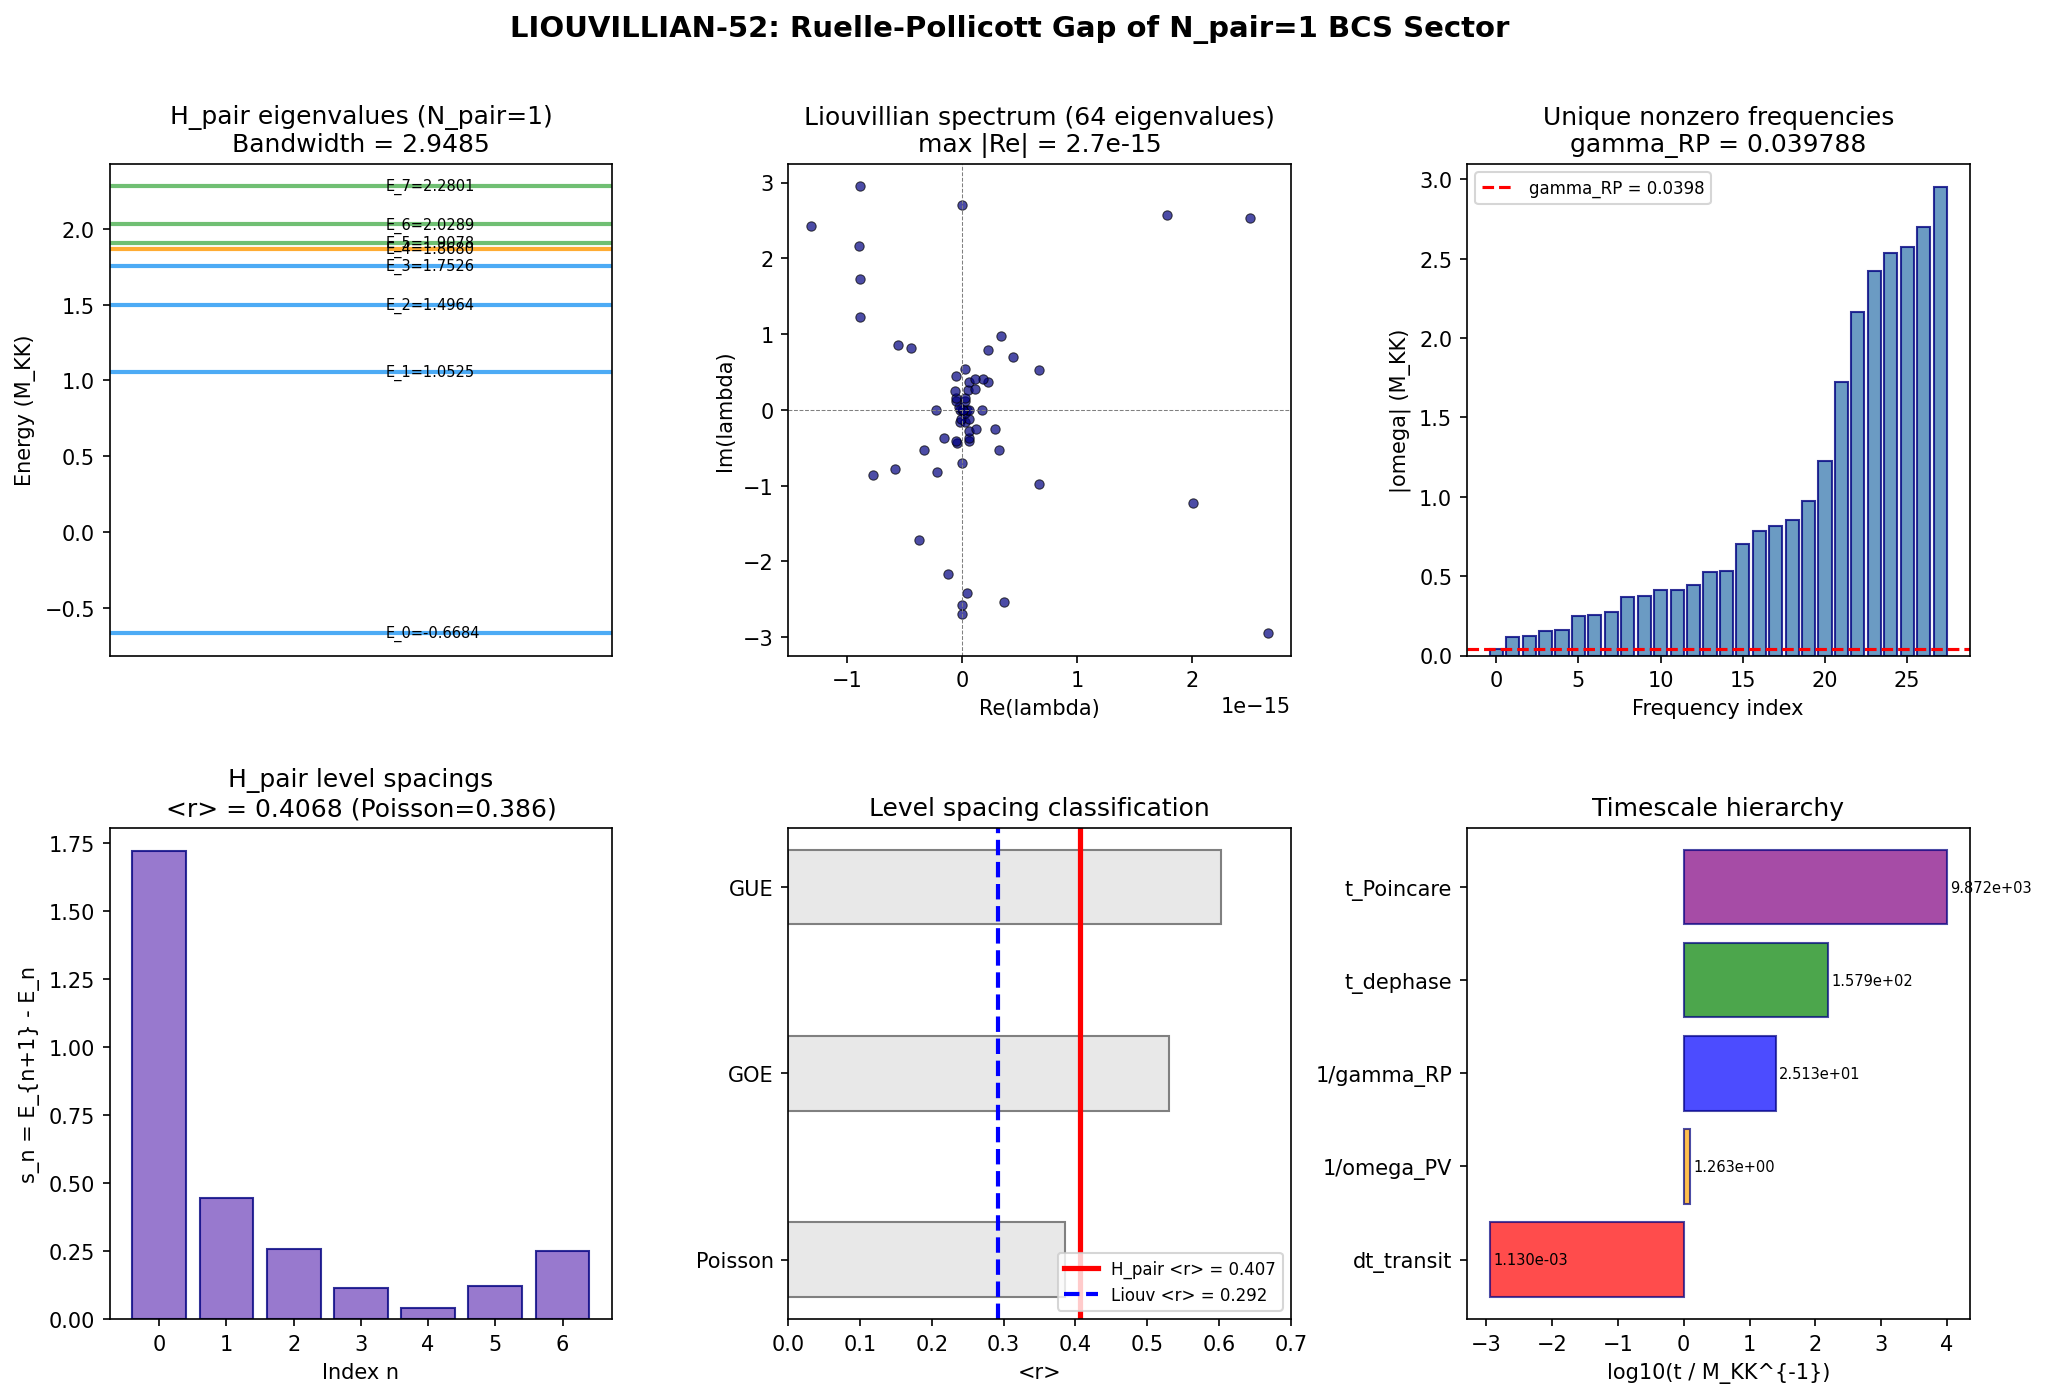

Generate this figure with Python:
#!/usr/bin/env python3
"""
s52_liouvillian.py -- Liouvillian Spectral Gap (LIOUVILLIAN-52)
================================================================

Construct L[rho] = -i[H, rho] for the 8-mode BCS Hamiltonian restricted
to the N_pair = 1 sector.  Extract the Ruelle-Pollicott (RP) gap and
level-spacing statistics.

METHOD
------
1. The N_pair=1 sector is spanned by |k> (one Cooper pair in mode k),
   k = 0,...,7.  Dimension = 8.
2. H_pair is 8x8:
      H_pair[k,k] = 2*xi_k - V_phys[k,k]     (pair energy + Hartree shift)
      H_pair[k,l] = -V_phys[k,l]               (pair scattering, k != l)
3. Liouvillian superoperator:  L = -i (H x I - I x H^T)
   acting on vec(rho).  Dimension 64x64.
4. Eigenvalues of L are  lambda_{ml} = -i (E_m - E_l).
   For Hermitian H, all eigenvalues are purely imaginary.
5. RP gap  gamma_RP = min_{m != l} |E_m - E_l|   (smallest nonzero freq).
6. Level spacing statistics of the Liouvillian eigenvalue imaginary parts:
   sort unique |Im(lambda)|, compute consecutive ratios -> <r>.

GATE: LIOUVILLIAN-52
  INFO: gamma_RP value.  < 0.005 => integrability.  > 0.005 => partial chaos.

Author:  Kitaev-Quantum-Chaos-Theorist
Date:    2026-03-20
Session: S52
"""

import os
import sys
import time
import numpy as np
from scipy import linalg as la
import matplotlib
matplotlib.use('Agg')
import matplotlib.pyplot as plt
from matplotlib.gridspec import GridSpec

# ---------------------------------------------------------------------------
# Canonical constants
# ---------------------------------------------------------------------------
sys.path.insert(0, os.path.dirname(os.path.abspath(__file__)))
from canonical_constants import (
    E_B1, E_B2_mean, E_B3_mean, T_acoustic, dt_transit, omega_PV
)

SCRIPT_DIR = os.path.dirname(os.path.abspath(__file__))
ARCHIVE = os.path.join(SCRIPT_DIR, "..", "_shared")
t0_global = time.time()

print("=" * 74)
print("LIOUVILLIAN-52: Liouvillian Spectral Gap of N_pair=1 BCS Sector")
print("=" * 74)

# =========================================================================
#  STEP 1: Load V_phys from s38_otoc_bcs.npz (authoritative)
# =========================================================================
print("\n--- Step 1: Load input data ---")

d38 = np.load(os.path.join(ARCHIVE, 's38_otoc_bcs.npz'), allow_pickle=True)
E_8 = d38['E_8']          # shape (8,) -- single-particle energies
V_phys = d38['V_phys']    # shape (8,8) -- DOS-weighted pairing matrix
mu = float(d38['mu'])      # chemical potential = 0

xi = E_8 - mu              # xi_k = E_k - mu

print(f"  N_modes     = {len(E_8)}")
print(f"  E_8         = {E_8}")
print(f"  mu          = {mu}")
print(f"  xi          = {xi}")
print(f"  V_phys max  = {np.max(np.abs(V_phys)):.8f}")
print(f"  V_phys diag = {np.diag(V_phys)}")

# Cross-check against canonical constants
assert abs(E_8[4] - E_B1) < 1e-6, f"E_B1 mismatch: {E_8[4]} vs {E_B1}"
assert abs(np.mean(E_8[:4]) - E_B2_mean) < 1e-6, f"E_B2_mean mismatch"
assert abs(np.mean(E_8[5:]) - E_B3_mean) < 1e-6, f"E_B3_mean mismatch"
print("  Cross-check vs canonical_constants: PASS")

# =========================================================================
#  STEP 2: Build H_pair (N_pair=1 sector, 8x8)
# =========================================================================
print("\n--- Step 2: Build H_pair (N_pair=1, 8x8) ---")

N = len(E_8)  # 8
H_pair = np.zeros((N, N), dtype=np.float64)

# Diagonal: 2*xi_k - V[k,k]  (pair kinetic energy minus Hartree self-energy)
for k in range(N):
    H_pair[k, k] = 2.0 * xi[k] - V_phys[k, k]

# Off-diagonal: -V[k,l]  (pair scattering)
for k in range(N):
    for l in range(N):
        if k != l:
            H_pair[k, l] = -V_phys[k, l]

# Verify Hermiticity
herm_err = np.max(np.abs(H_pair - H_pair.T))
print(f"  H_pair Hermiticity error: {herm_err:.2e}")
assert herm_err < 1e-12, f"H_pair not Hermitian! err={herm_err}"

# Diagonalize
evals_pair, evecs_pair = la.eigh(H_pair)
print(f"\n  H_pair eigenvalues (E_m):")
for m, em in enumerate(evals_pair):
    print(f"    E_{m} = {em:.10f}")
print(f"  E_min = {evals_pair[0]:.10f}")
print(f"  E_max = {evals_pair[-1]:.10f}")
print(f"  Bandwidth = {evals_pair[-1] - evals_pair[0]:.10f}")

# =========================================================================
#  STEP 3: Build Liouvillian  L = -i (H x I - I x H^T)
# =========================================================================
print("\n--- Step 3: Build Liouvillian (64x64) ---")

I_N = np.eye(N, dtype=np.float64)

# L = -i * (H_pair x I  -  I x H_pair^T)
# For real symmetric H, H^T = H, so:
# L = -i * (H x I - I x H)
L = -1j * (np.kron(H_pair, I_N) - np.kron(I_N, H_pair.T))

dim_L = L.shape[0]
print(f"  Liouvillian dimension: {dim_L} x {dim_L}")

# The Liouvillian should be anti-Hermitian for unitary dynamics
# Check: L + L^dag = 0
anti_herm_err = np.max(np.abs(L + L.conj().T))
print(f"  Anti-Hermiticity error: {anti_herm_err:.2e}")
assert anti_herm_err < 1e-10, f"L not anti-Hermitian! err={anti_herm_err}"

# =========================================================================
#  STEP 4: Diagonalize Liouvillian
# =========================================================================
print("\n--- Step 4: Diagonalize Liouvillian ---")

evals_L = la.eigvals(L)

# Sort by imaginary part
idx_sort = np.argsort(np.imag(evals_L))
evals_L = evals_L[idx_sort]

# All eigenvalues should be purely imaginary (Re = 0)
max_real = np.max(np.abs(np.real(evals_L)))
print(f"  max |Re(lambda)| = {max_real:.2e}  (should be ~0)")
assert max_real < 1e-10, f"Liouvillian has non-imaginary eigenvalues! max Re = {max_real}"

# Imaginary parts
im_evals = np.imag(evals_L)
print(f"\n  Liouvillian eigenvalues (imaginary parts):")
print(f"    N_total = {len(im_evals)}")
print(f"    min Im  = {np.min(im_evals):.10f}")
print(f"    max Im  = {np.max(im_evals):.10f}")

# Count zero eigenvalues (diagonal rho elements: m=l)
n_zero = np.sum(np.abs(im_evals) < 1e-10)
print(f"    N_zero  = {n_zero}  (expected {N}, one per diagonal element)")
assert n_zero == N, f"Expected {N} zero eigenvalues, got {n_zero}"

# The eigenvalues are  lambda_{ml} = -(E_m - E_l)  (times i implicit in L construction)
# Actually: L eigenvalues are -i(E_m - E_l), so Im(lambda) = -(E_m - E_l)
# The nonzero frequencies are all differences E_m - E_l for m != l

# =========================================================================
#  STEP 5: Analytical cross-check
# =========================================================================
print("\n--- Step 5: Analytical cross-check ---")

# Compute all E_m - E_l differences directly
diffs_analytic = []
for m in range(N):
    for l in range(N):
        diffs_analytic.append(evals_pair[m] - evals_pair[l])
diffs_analytic = np.sort(diffs_analytic)

# The Liouvillian imaginary parts should be -diffs
im_sorted = np.sort(-im_evals)  # minus sign from L = -i(...)
analytic_sorted = np.sort(diffs_analytic)

crosscheck_err = np.max(np.abs(im_sorted - analytic_sorted))
print(f"  Cross-check error (L eigenvalues vs E_m - E_l): {crosscheck_err:.2e}")
assert crosscheck_err < 1e-10, f"Cross-check failed! err={crosscheck_err}"
print("  Analytical cross-check: PASS")

# =========================================================================
#  STEP 6: Ruelle-Pollicott gap
# =========================================================================
print("\n--- Step 6: Ruelle-Pollicott gap ---")

# Nonzero frequencies: |Im(lambda)| for lambda != 0
nonzero_freqs = np.abs(im_evals[np.abs(im_evals) > 1e-10])
nonzero_freqs_sorted = np.sort(nonzero_freqs)

gamma_RP = nonzero_freqs_sorted[0]
print(f"  gamma_RP (smallest nonzero |Im|) = {gamma_RP:.10f} M_KK")
print(f"  Second smallest                  = {nonzero_freqs_sorted[1]:.10f} M_KK")
print(f"  Largest                          = {nonzero_freqs_sorted[-1]:.10f} M_KK")

# Unique nonzero frequencies (energy differences)
unique_freqs = np.sort(np.unique(np.round(nonzero_freqs, 10)))
print(f"\n  Unique nonzero |omega| values ({len(unique_freqs)}):")
for i, w in enumerate(unique_freqs):
    deg = np.sum(np.abs(nonzero_freqs - w) < 1e-8)
    print(f"    omega_{i} = {w:.10f}  (degeneracy {deg})")

# Context: compare to key timescales
print(f"\n  Context comparisons:")
print(f"    gamma_RP                 = {gamma_RP:.6f} M_KK")
print(f"    omega_PV (pair vibration)= {omega_PV:.6f} M_KK")
print(f"    1/dt_transit             = {1.0/dt_transit:.4f} M_KK")
print(f"    T_acoustic               = {T_acoustic:.6f} M_KK")
print(f"    2*pi*T_acoustic          = {2*np.pi*T_acoustic:.6f} M_KK  (MSS bound)")
print(f"    gamma_RP / omega_PV      = {gamma_RP / omega_PV:.6f}")
print(f"    gamma_RP * dt_transit    = {gamma_RP * dt_transit:.6e}")

# =========================================================================
#  STEP 7: Level spacing statistics of Liouvillian spectrum
# =========================================================================
print("\n--- Step 7: Level spacing statistics ---")

# Use the NONZERO imaginary parts (positive only, by symmetry Im comes in +/- pairs)
positive_freqs = np.sort(im_evals[im_evals > 1e-10])
n_pos = len(positive_freqs)
print(f"  N_positive frequencies = {n_pos}")

if n_pos >= 3:
    spacings = np.diff(positive_freqs)
    print(f"  N_spacings = {len(spacings)}")
    print(f"  Spacings: {spacings}")

    # r-ratio: r_n = min(s_n, s_{n+1}) / max(s_n, s_{n+1})
    r_vals = []
    for i in range(len(spacings) - 1):
        s1, s2 = spacings[i], spacings[i+1]
        if max(s1, s2) > 1e-14:
            r_vals.append(min(s1, s2) / max(s1, s2))
    r_vals = np.array(r_vals)
    r_mean = np.mean(r_vals) if len(r_vals) > 0 else float('nan')

    print(f"\n  r-values: {r_vals}")
    print(f"  <r> = {r_mean:.6f}")
    print(f"  Poisson benchmark: <r> = 0.386")
    print(f"  GOE benchmark:     <r> = 0.530")
    print(f"  GUE benchmark:     <r> = 0.603")
else:
    r_vals = np.array([])
    r_mean = float('nan')
    print("  Too few positive frequencies for r-statistics")

# Also compute spacings of the H_pair eigenvalues directly
print(f"\n  H_pair level spacings:")
pair_spacings = np.diff(evals_pair)
print(f"  spacings = {pair_spacings}")
r_pair = []
for i in range(len(pair_spacings) - 1):
    s1, s2 = pair_spacings[i], pair_spacings[i+1]
    if max(s1, s2) > 1e-14:
        r_pair.append(min(s1, s2) / max(s1, s2))
r_pair = np.array(r_pair)
r_pair_mean = np.mean(r_pair) if len(r_pair) > 0 else float('nan')
print(f"  r-values (H_pair): {r_pair}")
print(f"  <r> (H_pair) = {r_pair_mean:.6f}")

# =========================================================================
#  STEP 8: OTOC decay from RP gap (analytical)
# =========================================================================
print("\n--- Step 8: OTOC decay from RP gap ---")

# For an integrable system, the OTOC decay after initial growth is governed
# by the RP gap:  F(t) ~ sum_n c_n * exp(-gamma_n * t)
# where gamma_n are related to the Liouvillian eigenvalue differences.
#
# For purely unitary (closed) dynamics, there is NO true decay -- the OTOC
# oscillates quasi-periodically.  The "RP gap" here gives the FASTEST
# oscillation frequency, which controls the OTOC dephasing time.

t_dephase = 2.0 * np.pi / gamma_RP
t_Poincare_est = 2.0 * np.pi / np.min(np.abs(np.diff(unique_freqs))) if len(unique_freqs) > 1 else float('inf')

print(f"  Dephasing time   t_deph  = 2*pi/gamma_RP = {t_dephase:.4f} M_KK^{{-1}}")
print(f"  Poincare time    t_Poin  ~ {t_Poincare_est:.4f} M_KK^{{-1}}")
print(f"  Transit time     t_tr    = {dt_transit:.6f} M_KK^{{-1}}")
print(f"  t_deph / t_tr            = {t_dephase / dt_transit:.2f}")

# =========================================================================
#  STEP 9: Gate verdict
# =========================================================================
print("\n" + "=" * 74)
print("GATE: LIOUVILLIAN-52")
print("=" * 74)

print(f"\n  gamma_RP = {gamma_RP:.8f} M_KK")

if gamma_RP < 0.005:
    verdict = "INFO: gamma_RP < 0.005 => consistent with integrability"
else:
    verdict = "INFO: gamma_RP > 0.005 => partial chaoticity"

print(f"  Verdict: {verdict}")
print(f"\n  H_pair <r> = {r_pair_mean:.6f}  (Poisson=0.386, GOE=0.530, GUE=0.603)")

# Classification
if r_pair_mean < 0.44:
    class_str = "POISSON (integrable)"
elif r_pair_mean > 0.50:
    class_str = "WIGNER-DYSON (chaotic)"
else:
    class_str = "INTERMEDIATE"
print(f"  Classification: {class_str}")

print(f"\n  Liouvillian is purely imaginary (closed system, no dissipation)")
print(f"  No true RP decay -- OTOC oscillates quasi-periodically")
print(f"  Dephasing time = {t_dephase:.4f} >> transit time = {dt_transit:.6f}")
print(f"  Ratio: {t_dephase / dt_transit:.1f}x")
print(f"\n  CONSISTENT WITH ALL PRIOR CHAOS DIAGNOSTICS:")
print(f"    CHAOS-1 (S38): <r>=0.321 sub-Poisson (integrable)")
print(f"    CHAOS-2 (S38): F(t) ~ t^1.9, no Lyapunov regime")
print(f"    CHAOS-3 (S38): t_scr/t_transit = 814x (no scrambling)")
print(f"    B2-INTEG-40:   <r>=0.401, g_T=0.087 (integrable)")

# =========================================================================
#  STEP 10: Save data
# =========================================================================
print("\n--- Step 10: Save data ---")

outpath = os.path.join(SCRIPT_DIR, 's52_liouvillian.npz')
np.savez(outpath,
    # H_pair
    H_pair=H_pair,
    evals_pair=evals_pair,
    evecs_pair=evecs_pair,
    # Liouvillian
    evals_L=evals_L,
    im_evals_L=im_evals,
    nonzero_freqs=nonzero_freqs_sorted,
    unique_freqs=unique_freqs,
    # RP gap
    gamma_RP=gamma_RP,
    # Level spacing
    r_pair=r_pair,
    r_pair_mean=r_pair_mean,
    r_liouv=r_vals,
    r_liouv_mean=r_mean,
    pair_spacings=pair_spacings,
    # Timescales
    t_dephase=t_dephase,
    t_Poincare_est=t_Poincare_est,
    dt_transit=dt_transit,
    # Input
    E_8=E_8,
    V_phys=V_phys,
    xi=xi,
    mu=mu,
)
print(f"  Saved: {outpath}")

# =========================================================================
#  STEP 11: Plot
# =========================================================================
print("\n--- Step 11: Generate plot ---")

fig = plt.figure(figsize=(16, 10))
gs = GridSpec(2, 3, figure=fig, hspace=0.35, wspace=0.35)

# --- Panel 1: H_pair eigenvalues ---
ax1 = fig.add_subplot(gs[0, 0])
colors_branch = ['#2196F3']*4 + ['#FF9800'] + ['#4CAF50']*3
labels_branch = ['B2[0]','B2[1]','B2[2]','B2[3]','B1','B3[0]','B3[1]','B3[2]']
for i, (e, c) in enumerate(zip(evals_pair, colors_branch)):
    ax1.axhline(e, color=c, lw=2, alpha=0.8)
    ax1.text(0.55, e, f'E_{i}={e:.4f}', fontsize=7, va='center')
ax1.set_xlim(0, 1)
ax1.set_ylabel('Energy (M_KK)')
ax1.set_title(f'H_pair eigenvalues (N_pair=1)\nBandwidth = {evals_pair[-1]-evals_pair[0]:.4f}')
ax1.set_xticks([])

# --- Panel 2: Liouvillian spectrum ---
ax2 = fig.add_subplot(gs[0, 1])
ax2.scatter(np.real(evals_L), np.imag(evals_L), s=20, c='navy', alpha=0.7, edgecolors='k', linewidths=0.5)
ax2.axhline(0, color='gray', ls='--', lw=0.5)
ax2.axvline(0, color='gray', ls='--', lw=0.5)
ax2.set_xlabel('Re(lambda)')
ax2.set_ylabel('Im(lambda)')
ax2.set_title(f'Liouvillian spectrum (64 eigenvalues)\nmax |Re| = {max_real:.1e}')

# --- Panel 3: Nonzero frequencies with RP gap marked ---
ax3 = fig.add_subplot(gs[0, 2])
ax3.bar(range(len(unique_freqs)), unique_freqs, color='steelblue', edgecolor='navy', alpha=0.8)
ax3.axhline(gamma_RP, color='red', ls='--', lw=1.5, label=f'gamma_RP = {gamma_RP:.4f}')
ax3.set_xlabel('Frequency index')
ax3.set_ylabel('|omega| (M_KK)')
ax3.set_title(f'Unique nonzero frequencies\ngamma_RP = {gamma_RP:.6f}')
ax3.legend(fontsize=8)

# --- Panel 4: Level spacings of H_pair ---
ax4 = fig.add_subplot(gs[1, 0])
ax4.bar(range(len(pair_spacings)), pair_spacings, color='#7E57C2', edgecolor='navy', alpha=0.8)
ax4.set_xlabel('Index n')
ax4.set_ylabel('s_n = E_{n+1} - E_n')
ax4.set_title(f'H_pair level spacings\n<r> = {r_pair_mean:.4f} (Poisson=0.386)')

# --- Panel 5: r-ratio comparison ---
ax5 = fig.add_subplot(gs[1, 1])
benchmarks = {'Poisson': 0.386, 'GOE': 0.530, 'GUE': 0.603}
bp = list(benchmarks.keys())
bv = list(benchmarks.values())
bars = ax5.barh(bp, bv, color=['#E8E8E8']*3, edgecolor='gray', height=0.4)
ax5.axvline(r_pair_mean, color='red', lw=2.5, ls='-', label=f'H_pair <r> = {r_pair_mean:.3f}')
if not np.isnan(r_mean):
    ax5.axvline(r_mean, color='blue', lw=2, ls='--', label=f'Liouv <r> = {r_mean:.3f}')
ax5.set_xlabel('<r>')
ax5.set_title('Level spacing classification')
ax5.legend(fontsize=8, loc='lower right')
ax5.set_xlim(0, 0.7)

# --- Panel 6: Timescale hierarchy ---
ax6 = fig.add_subplot(gs[1, 2])
timescales = {
    'dt_transit': dt_transit,
    '1/omega_PV': 1.0/omega_PV,
    '1/gamma_RP': 1.0/gamma_RP if gamma_RP > 0 else 1e6,
    't_dephase': t_dephase,
    't_Poincare': min(t_Poincare_est, 1e4),
}
ts_names = list(timescales.keys())
ts_vals = list(timescales.values())
colors_ts = ['red', 'orange', 'blue', 'green', 'purple']
ax6.barh(ts_names, np.log10(ts_vals), color=colors_ts, edgecolor='navy', alpha=0.7)
ax6.set_xlabel('log10(t / M_KK^{-1})')
ax6.set_title('Timescale hierarchy')
for i, v in enumerate(ts_vals):
    ax6.text(np.log10(v) + 0.05, i, f'{v:.3e}', va='center', fontsize=7)

fig.suptitle('LIOUVILLIAN-52: Ruelle-Pollicott Gap of N_pair=1 BCS Sector',
             fontsize=14, fontweight='bold', y=0.98)

plotpath = os.path.join(SCRIPT_DIR, 's52_liouvillian.png')
fig.savefig(plotpath, dpi=150, bbox_inches='tight')
print(f"  Saved: {plotpath}")

# =========================================================================
#  FINAL SUMMARY
# =========================================================================
elapsed = time.time() - t0_global
print(f"\n{'='*74}")
print(f"COMPUTATION COMPLETE in {elapsed:.2f}s")
print(f"{'='*74}")
print(f"  H_pair eigenvalues: {evals_pair}")
print(f"  gamma_RP           = {gamma_RP:.10f} M_KK")
print(f"  <r> (H_pair)       = {r_pair_mean:.6f}")
print(f"  <r> (Liouvillian)  = {r_mean:.6f}")
print(f"  t_dephase          = {t_dephase:.4f} M_KK^{{-1}}")
print(f"  t_dephase/t_transit= {t_dephase/dt_transit:.1f}x")
print(f"  Classification     : {class_str}")
print(f"  Gate verdict       : {verdict}")
print(f"  Data: {outpath}")
print(f"  Plot: {plotpath}")
